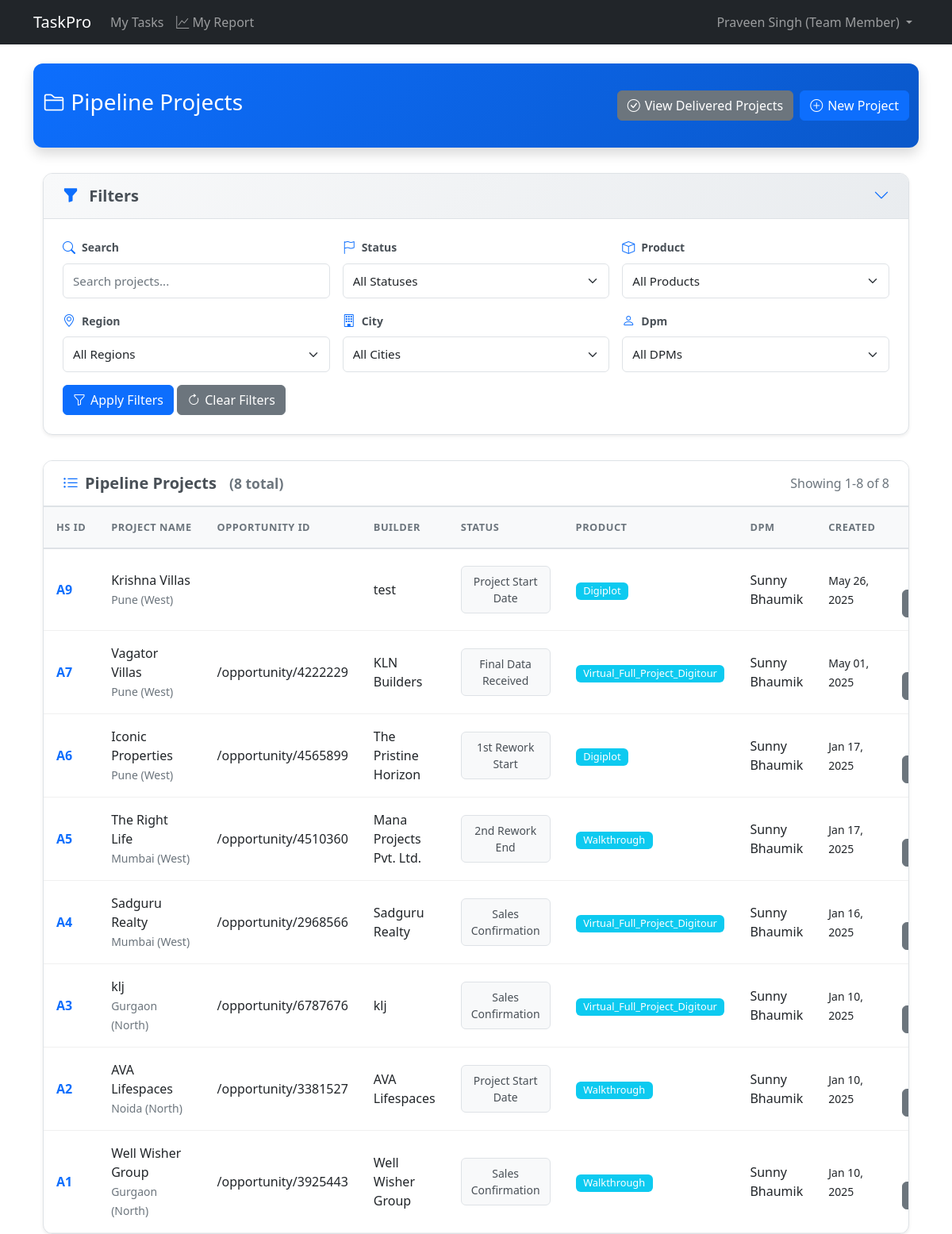
The page /projects/ (signed in) on the database as committed earlier.
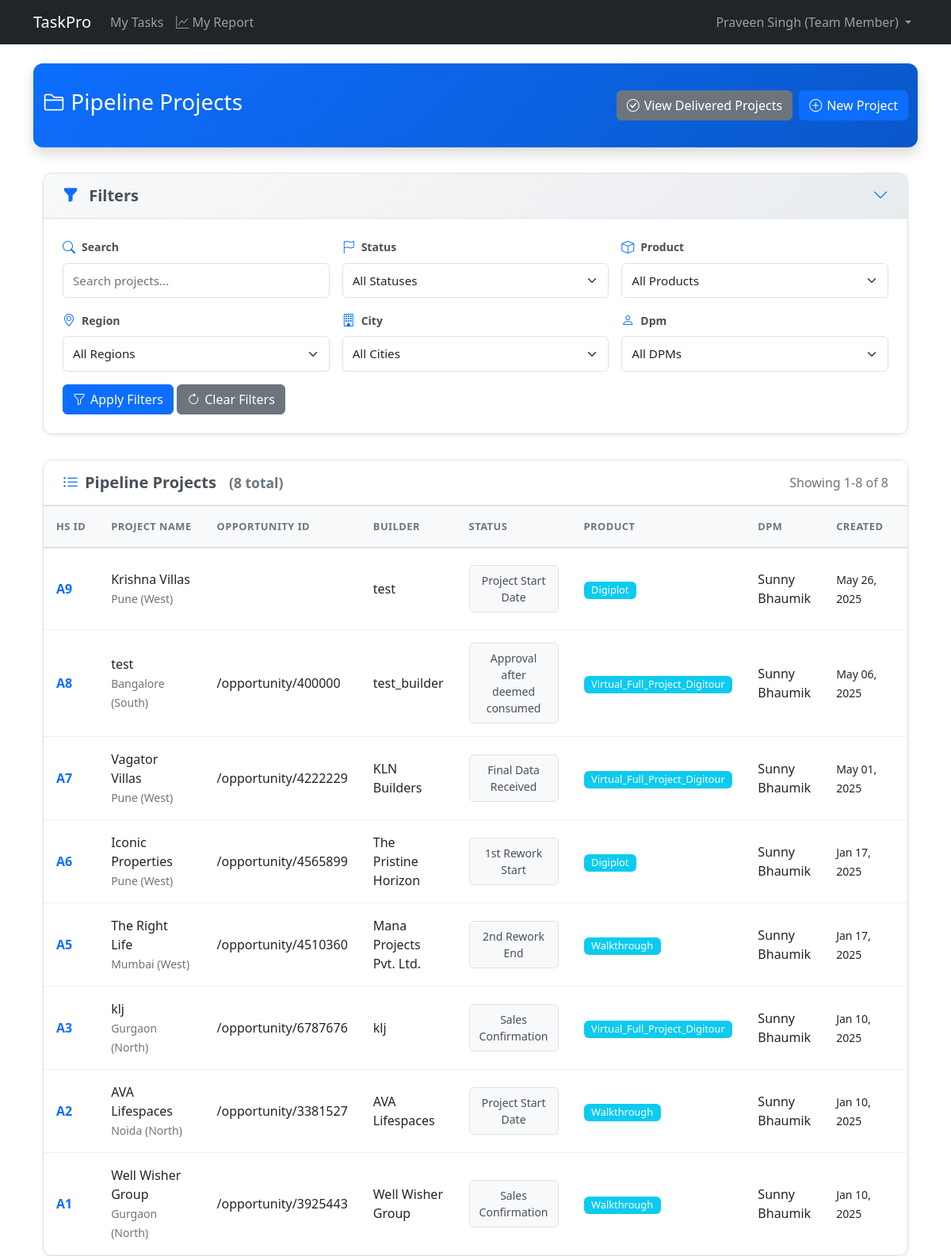
The same page on the database as committed later.
### projects/models.py (models this page shows, shortened)
class Project(models.Model):
    id = models.UUIDField(
        primary_key=True,
        default=uuid.uuid4,
        editable=False
    )
    hs_id = models.CharField(
        max_length=10,
        unique=True,
        editable=False,
        help_text="Human-readable unique identifier (e.g., A1, A2, B1, etc.)"
    )
    opportunity_id = models.CharField(
        max_length=100,
        unique=False,
        help_text="Business opportunity identifier"
    )
    project_type = models.CharField(
        max_length=100,
        blank=True,
        null=True,
        help_text="Type of project (optional)"
    )
    project_name = models.CharField(
        max_length=255,
        help_text="Name of the project"
    )
    builder_name = models.CharField(
        max_length=255,
        help_text="Name of the builder/client"
    )
    city = models.ForeignKey(
        City,
        on_delete=models.PROTECT,
        related_name='projects',
        help_text="City where this project is located"
    )
    product = models.ForeignKey(
        Product,
        on_delete=models.PROTECT,
        related_name='projects',
        help_text="The product being delivered in this project"
    )
    product_subcategory = models.ForeignKey(
        ProductSubcategory,
        on_delete=models.PROTECT,
        related_name='projects',
        null=True,
        blank=True,
        help_text="Optional subcategory classification for this project"
    )
    package_id = models.CharField(
        max_length=100,
        blank=True,
        null=True,
        help_text="Optional package identifier"
    )
    quantity = models.PositiveIntegerField(
        help_text="Quantity of products for this project"
    )
    purchase_date = models.DateField(
        help_text="Date when the project was purchased"
    )
    sales_confirmation_date = models.DateField(
        help_text="Date when sales confirmation was received"
    )
    expected_tat = models.PositiveIntegerField(
        validators=[MinValueValidator(1)],
        help_text="Expected turnaround time in days (defaults to product TAT but can be overridden)"
    )
    account_manager = models.CharField(
        max_length=255,
        help_text="Name of the account manager responsible for this project"
    )
    dpm = models.ForeignKey(
        User,
        on_delete=models.PROTECT,
        related_name='dpm_projects',
        help_text="The Digital Project Manager assigned to this project"
    )
    current_status = models.ForeignKey(
        ProjectStatusOption,
        on_delete=models.PROTECT,
        related_name='projects',
        help_text="Current status of the project"
    )
    project_incharge = models.ForeignKey(
        'accounts.User',
        on_delete=models.PROTECT,
        related_name='incharge_projects',
        null=True,
        blank=True,
        help_text="Team member assigned as project incharge"
    )
    expected_completion_date = models.DateField(
        null=True,
        blank=True,
        help_text="Expected date of project completion"
    )
    delivery_performance_rating = models.DecimalField(
        max_digits=2,
        decimal_places=1,
        null=True,
        blank=True,
        validators=[
            MinValueValidator(1),
            MaxValueValidator(5)
        ],
        help_text="Delivery performance rating (1-5)"
    )
    created_at = models.DateTimeField(auto_now_add=True)
    updated_at = models.DateTimeField(auto_now=True)
    class Meta:
        ordering = ['-created_at']
        verbose_name = 'Project'
        verbose_name_plural = 'Projects'
        indexes = [
            models.Index(fields=['opportunity_id']),
        ]

class ProjectStatusOption(models.Model):
    id = models.UUIDField(
        primary_key=True,
        default=uuid.uuid4,
        editable=False
    )
    name = models.CharField(
        max_length=100,
        unique=True,
        help_text="Name of the status (e.g., 'Sales Confirmation')"
    )
    category_one = models.CharField(
        max_length=100,
        help_text="First level categorization (e.g., 'Awaiting Data')"
    )
    category_two = models.CharField(
        max_length=100,
        help_text="Second level categorization (e.g., 'Not Started')"
    )
    order = models.PositiveIntegerField(
        help_text="Sequence number for ordering statuses"
    )
    is_active = models.BooleanField(
        default=True,
        help_text="Whether this status is currently available for use"
    )
    created_at = models.DateTimeField(auto_now_add=True)
    updated_at = models.DateTimeField(auto_now=True)
    class Meta:
        ordering = ['order']
        verbose_name = 'Project Status Option'
        verbose_name_plural = 'Project Status Options'
    def __str__(self):
        return f"{self.name} ({self.category_one} - {self.category_two})"

class Product(models.Model):
    id = models.UUIDField(
        primary_key=True,
        default=uuid.uuid4,
        editable=False
    )
    name = models.CharField(
        max_length=255,
        unique=True,
        help_text="Name of the product"
    )
    expected_tat = models.PositiveIntegerField(
        validators=[MinValueValidator(1)],
        help_text="Default expected turnaround time in days for this product"
    )
    is_active = models.BooleanField(
        default=True,
        help_text="Whether this product is available for new projects"
    )
    created_at = models.DateTimeField(auto_now_add=True)
    updated_at = models.DateTimeField(auto_now=True)
    class Meta:
        ordering = ['name']
        verbose_name = 'Product'
        verbose_name_plural = 'Products'
    def __str__(self):
        return self.name

### locations/models.py (models this page shows)
class City(models.Model):
    id = models.UUIDField(primary_key=True, default=uuid.uuid4, editable=False)
    name = models.CharField(
        max_length=100,
        help_text="The name of the city"
    )
    region = models.ForeignKey(
        Region,
        on_delete=models.PROTECT,  # Prevents deletion of regions that have cities
        related_name='cities',
        help_text="The region this city belongs to"
    )
    created_at = models.DateTimeField(auto_now_add=True)
    updated_at = models.DateTimeField(auto_now=True)
    class Meta:
        ordering = ['region', 'name']
        verbose_name = 'City'
        verbose_name_plural = 'Cities'
        unique_together = ['name', 'region']  # Ensures city names are unique within a region
    def __str__(self):
        return f"{self.name} ({self.region.name})"

class Region(models.Model):
    id = models.UUIDField(primary_key=True, default=uuid.uuid4, editable=False)
    name = models.CharField(
        max_length=100,
        unique=True,
        help_text="The name of the region (e.g., 'North', 'South', 'East', 'West')"
    )
    created_at = models.DateTimeField(auto_now_add=True)
    updated_at = models.DateTimeField(auto_now=True)
    class Meta:
        ordering = ['name']  # This will order regions alphabetically by default
        verbose_name = 'Region'
        verbose_name_plural = 'Regions'
    def __str__(self):
        return self.name

### accounts/models.py (models this page shows, shortened)
class User(AbstractUser):
    id = models.UUIDField(primary_key=True, default=uuid.uuid4, editable=False)
    ROLES = (
        ('DPM', 'Project Manager'),
        ('TEAM_MEMBER', 'Team Member'),
    )
    role = models.CharField(max_length=20, choices=ROLES)
    created_at = models.DateTimeField(auto_now_add=True)
    updated_at = models.DateTimeField(auto_now=True)
    groups = models.ManyToManyField(
        'auth.Group',
        related_name='custom_user_set',
        blank=True,
        verbose_name='groups',
        help_text='The groups this user belongs to.',
    )
    user_permissions = models.ManyToManyField(
        'auth.Permission',
        related_name='custom_user_set',
        blank=True,
        verbose_name='user permissions',
        help_text='Specific permissions for this user.',
    )
    def __str__(self):
        return f"{self.username} - {self.get_role_display()}"

### projects/views.py (the view)
# urls.py: path('', views.project_list, name='project_list'),
@login_required
def project_list(request):
    search_query = request.GET.get('search', '')
    status = request.GET.get('status', '')
    product = request.GET.get('product', '')
    region = request.GET.get('region', '')
    city = request.GET.get('city', '')
    dpm = request.GET.get('dpm', '')
    page = request.GET.get('page', 1)
    success, result = ProjectService.get_project_list(
        search_query=search_query,
        status=status,
        product=product,
        region=region,
        city=city,
        dpm=dpm,
        page=page,
        project_type='pipeline'  # Only get pipeline projects
    )
    if not success:
        messages.error(request, result)
        return redirect('home')
    projects, filters_applied = result
    success, filter_options_result = ProjectService.get_filter_options()
    if not success:
        messages.warning(request, filter_options_result)
        filter_options = {
            'statuses': [],
            'products': [],
            'cities': [],
            'regions': [],
            'dpms': []
        }
    else:
        filter_options = filter_options_result
    filter_form = ProjectFilterForm(initial=filters_applied)
    if region:
        filter_form.fields['city'].queryset = City.objects.filter(region_id=region)
    context = {
        'projects': projects,
        'filter_form': filter_form,
        'filters_applied': filters_applied,
        'filter_options': filter_options,
        'title': 'Pipeline Projects',
        'is_pipeline': True  # Add flag to identify page type
    }
    return render(request, 'projects/project_list.html', context)

### projects/services.py (called while the page is built)
    @staticmethod
    def get_filter_options():
        try:
            filter_options = {
                'statuses': ProjectStatusOption.objects.filter(is_active=True).order_by('order'),
                'products': Product.objects.filter(is_active=True).order_by('name'),
                'cities': City.objects.all().order_by('name'),
                'regions': Region.objects.all().order_by('name'),
                'dpms': User.objects.filter(role='DPM', is_active=True).order_by('username')
            }
            return True, filter_options
        except Exception as e:
            logger.exception(f"Error retrieving filter options: {str(e)}")
            return False, f"An error occurred: {str(e)}"

### projects/templates/projects/project_list.html (shortened to what the changed rows need)
{% extends "base.html" %}
{% block content %}
<div class="container-fluid">
    <div class="projects-card">
        <div class="card-body p-0">
            <div class="table-responsive">
                <table class="table table-hover">
                    <thead>
                        <tr>
                            <th>HS ID</th>
                            <th>Project Name</th>
                            <th>Opportunity ID</th>
                            <th>Builder</th>
                            <th>Status</th>
                            <th>Product</th>
                            <th>DPM</th>
                            <th>Created</th>
                            <th class="text-center">Actions</th>
                        </tr>
                    </thead>
                    <tbody>
                        {% for project in projects %}
                        <tr>
                            <td><span class="hs-id">{{ project.hs_id }}</span></td>
                            <td>
                                <div class="fw-semibold">{{ project.project_name }}</div>
                                <small class="text-muted">{{ project.city }}</small>
                            </td>
                            <td>{{ project.opportunity_id|slice:"26:" }}</td>
                            <td>{{ project.builder_name }}</td>
                            <td>
                                <span class="status-badge">{{ project.current_status.name }}</span>
                            </td>
                            <td>
                                <span class="badge bg-info">{{ project.product.name }}</span>
                            </td>
                            <td>{{ project.dpm.get_full_name|default:project.dpm.username }}</td>
                            <td>
                                <small>{{ project.created_at|date:"M d, Y" }}</small>
                            </td>
                            <td class="text-center">
                                <a href="{% url 'projects:project_management' project.id %}"
                                   class="btn btn-sm btn-secondary btn-action">
                                </a>
                            </td>
                        </tr>
                        {% endfor %}
                    </tbody>
                </table>
            </div>
        </div>
    </div>
</div>
{% endblock %}

Rows that differ between the two databases and show on the page:
no longer on this page (row edited): Project: hs_id "A4", project_name "Sadguru Realty", city "Mumbai (West)", opportunity_id "/opportunity/2968566", builder_name "Sadguru Realty", current_status.name "Sales Confirmation", product.name "Virtual_Full_Project_Digitour", dpm.get_full_name "Sunny Bhaumik", created_at "Jan 16, 2025"
now on this page (row edited): Project: hs_id "A8", project_name "test", city "Bangalore (South)", opportunity_id "/opportunity/400000", builder_name "test_builder", current_status.name "Approval after deemed consumed", product.name "Virtual_Full_Project_Digitour", dpm.get_full_name "Sunny Bhaumik", created_at "May 06, 2025"
